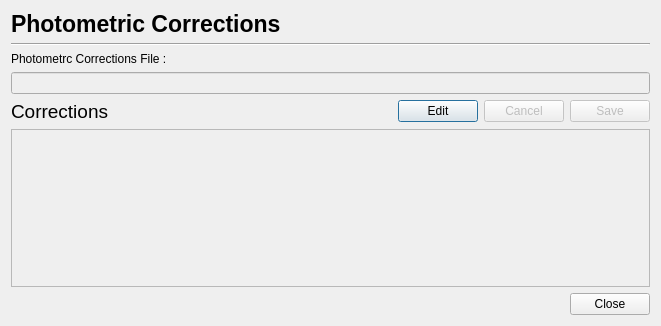
<?xml version="1.0" encoding="UTF-8"?>
<ui version="4.0">
 <class>DialogPhotCorrectionEdition</class>
 <widget class="QDialog" name="DialogPhotCorrectionEdition">
  <property name="geometry">
   <rect>
    <x>0</x>
    <y>0</y>
    <width>661</width>
    <height>326</height>
   </rect>
  </property>
  <property name="windowTitle">
   <string>View / Edit Photometric Corrections</string>
  </property>
  <layout class="QVBoxLayout" name="verticalLayout">
   <item>
    <layout class="QHBoxLayout" name="horizontalLayout_2">
     <item>
      <widget class="QLabel" name="label_2">
       <property name="font">
        <font>
         <pointsize>17</pointsize>
         <weight>75</weight>
         <bold>true</bold>
        </font>
       </property>
       <property name="text">
        <string>Photometric Corrections </string>
       </property>
      </widget>
     </item>
     <item>
      <spacer name="horizontalSpacer_4">
       <property name="orientation">
        <enum>Qt::Horizontal</enum>
       </property>
       <property name="sizeHint" stdset="0">
        <size>
         <width>40</width>
         <height>20</height>
        </size>
       </property>
      </spacer>
     </item>
    </layout>
   </item>
   <item>
    <widget class="Line" name="line">
     <property name="orientation">
      <enum>Qt::Horizontal</enum>
     </property>
    </widget>
   </item>
   <item>
    <layout class="QVBoxLayout" name="verticalLayout_21">
     <item>
      <widget class="QLabel" name="label_28">
       <property name="text">
        <string>Photometrc Corrections File :</string>
       </property>
      </widget>
     </item>
     <item>
      <widget class="QLineEdit" name="txt_FileName">
       <property name="enabled">
        <bool>false</bool>
       </property>
      </widget>
     </item>
    </layout>
   </item>
   <item>
    <layout class="QHBoxLayout" name="horizontalLayout">
     <item>
      <widget class="QLabel" name="label">
       <property name="font">
        <font>
         <pointsize>14</pointsize>
        </font>
       </property>
       <property name="text">
        <string>Corrections</string>
       </property>
      </widget>
     </item>
     <item>
      <spacer name="horizontalSpacer">
       <property name="orientation">
        <enum>Qt::Horizontal</enum>
       </property>
       <property name="sizeHint" stdset="0">
        <size>
         <width>40</width>
         <height>20</height>
        </size>
       </property>
      </spacer>
     </item>
     <item>
      <widget class="QPushButton" name="btn_Edit">
       <property name="text">
        <string>Edit</string>
       </property>
      </widget>
     </item>
     <item>
      <widget class="QPushButton" name="btn_Cancel">
       <property name="enabled">
        <bool>false</bool>
       </property>
       <property name="text">
        <string>Cancel</string>
       </property>
      </widget>
     </item>
     <item>
      <widget class="QPushButton" name="btn_Save">
       <property name="enabled">
        <bool>false</bool>
       </property>
       <property name="text">
        <string>Save</string>
       </property>
      </widget>
     </item>
    </layout>
   </item>
   <item>
    <widget class="QTableView" name="tableView">
     <property name="enabled">
      <bool>false</bool>
     </property>
     <property name="toolTip">
      <string>Edit corrections directly into the grid (double-click for starting edition)</string>
     </property>
     <property name="layoutDirection">
      <enum>Qt::LeftToRight</enum>
     </property>
     <attribute name="horizontalHeaderStretchLastSection">
      <bool>true</bool>
     </attribute>
     <attribute name="verticalHeaderVisible">
      <bool>false</bool>
     </attribute>
     <attribute name="verticalHeaderHighlightSections">
      <bool>false</bool>
     </attribute>
    </widget>
   </item>
   <item>
    <widget class="QDialogButtonBox" name="buttonBox">
     <property name="orientation">
      <enum>Qt::Horizontal</enum>
     </property>
     <property name="standardButtons">
      <set>QDialogButtonBox::Close</set>
     </property>
    </widget>
   </item>
  </layout>
 </widget>
 <resources/>
 <connections>
  <connection>
   <sender>buttonBox</sender>
   <signal>accepted()</signal>
   <receiver>DialogPhotCorrectionEdition</receiver>
   <slot>accept()</slot>
   <hints>
    <hint type="sourcelabel">
     <x>248</x>
     <y>254</y>
    </hint>
    <hint type="destinationlabel">
     <x>157</x>
     <y>274</y>
    </hint>
   </hints>
  </connection>
  <connection>
   <sender>buttonBox</sender>
   <signal>rejected()</signal>
   <receiver>DialogPhotCorrectionEdition</receiver>
   <slot>reject()</slot>
   <hints>
    <hint type="sourcelabel">
     <x>316</x>
     <y>260</y>
    </hint>
    <hint type="destinationlabel">
     <x>286</x>
     <y>274</y>
    </hint>
   </hints>
  </connection>
 </connections>
</ui>
